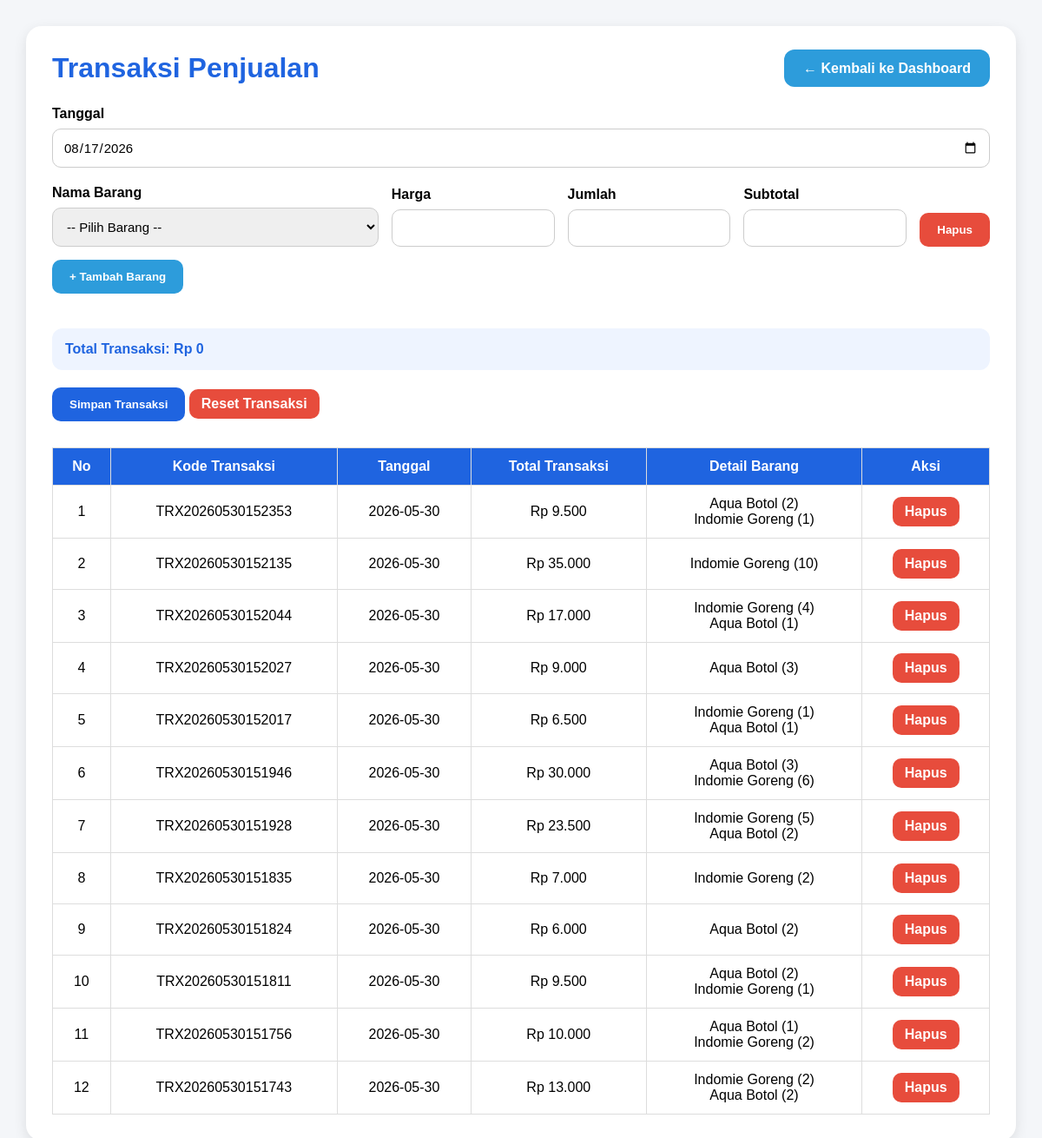
The page /transaksi-penjualan.php on the database its author committed.
### tables this page shows
CREATE TABLE `transaksi_penjualan_multi` (
  `id_transaksi` int(11) NOT NULL AUTO_INCREMENT PRIMARY KEY,
  `kode_transaksi` varchar(50) NOT NULL,
  `tanggal` date NOT NULL,
  `total_transaksi` int(11) NOT NULL
);

CREATE TABLE `item_transaksi` (
  `id_item` int(11) NOT NULL AUTO_INCREMENT PRIMARY KEY,
  `id_transaksi` int(11) NOT NULL,
  `id_barang` int(11) NOT NULL,
  `nama_barang` varchar(100) NOT NULL,
  `harga` int(11) NOT NULL,
  `jumlah` int(11) NOT NULL,
  `subtotal` int(11) NOT NULL
);

### transaksi-penjualan.php (the view, shortened to what this page needs)
<?php
include 'config/koneksi.php';
?>
<!DOCTYPE html>
<html lang="id">
<head>
</head>
<body>
<div class="container">
  <div class="header-top">
    <h1>Transaksi Penjualan</h1>
    <div class="top-action">
      <a href="dashboard.php">← Kembali ke Dashboard</a>
    </div>
  </div>
  <form method="POST" id="transaksiForm">
    <div class="form-group">
      <label>Tanggal</label>
      <input type="date" name="tanggal" value="<?= date('Y-m-d'); ?>" required>
    </div>
    <div id="itemContainer">
      <div class="item-row">
        <div>
          <label>Nama Barang</label>
          <select name="id_barang[]" class="barang" required>
            <option value="">-- Pilih Barang --</option>
          </select>
        </div>
        <div>
          <label>Harga</label>
          <input type="number" class="harga" readonly>
        </div>
        <div>
          <label>Jumlah</label>
          <input type="number" name="jumlah[]" class="jumlah" min="1" required>
        </div>
        <div>
          <label>Subtotal</label>
          <input type="number" class="subtotal" readonly>
        </div>
        <button type="button" class="btn btn-remove" onclick="hapusItem(this)">
          Hapus
        </button>
      </div>
    </div>
    <button type="button" class="btn btn-add" onclick="tambahItem()">
      + Tambah Barang
    </button>
    <div class="total-box">
      Total Transaksi: Rp <span id="totalTransaksi">0</span>
    </div>
    <button type="submit" name="simpan" class="btn btn-save">
      Simpan Transaksi
    </button>
    <a href="proses/reset-transaksi.php"
      class="btn btn-hapus"
      onclick="return confirm('Yakin ingin mereset semua transaksi? Barang terlaris juga akan ikut kosong.')">
      Reset Transaksi
    </a>
  </form>
  <table>
    <thead>
      <tr>
        <th>No</th>
        <th>Kode Transaksi</th>
        <th>Tanggal</th>
        <th>Total Transaksi</th>
        <th>Detail Barang</th>
        <th>Aksi</th>
      </tr>
    </thead>
    <tbody>
      <?php
      $no = 1;
      $transaksi = mysqli_query($koneksi, "SELECT * FROM transaksi_penjualan_multi ORDER BY id_transaksi DESC");
      while($t = mysqli_fetch_assoc($transaksi)){
      ?>
      <tr>
        <td><?= $no++; ?></td>
        <td><?= $t['kode_transaksi']; ?></td>
        <td><?= $t['tanggal']; ?></td>
        <td>Rp <?= number_format($t['total_transaksi'],0,',','.'); ?></td>
        <td>
          <?php
          $items = mysqli_query($koneksi, "SELECT * FROM item_transaksi WHERE id_transaksi='".$t['id_transaksi']."'");
          while($i = mysqli_fetch_assoc($items)){
            echo $i['nama_barang'] . " (" . $i['jumlah'] . ")<br>";
          }
          ?>
        </td>
        <td>
          <a href="transaksi-penjualan.php?hapus=<?= $t['id_transaksi']; ?>"
             class="btn btn-hapus"
             onclick="return confirm('Yakin ingin menghapus transaksi ini?')">
            Hapus
          </a>
        </td>
      </tr>
      <?php } ?>
    </tbody>
  </table>
</div>
</body>
</html>

### transaksi-penjualan.php (style rules this page uses)
* { margin:0; padding:0; box-sizing:border-box; font-family:Arial, Helvetica, sans-serif; }
body { background:#f4f6f9; padding:30px; }
.container { background:white; padding:30px; border-radius:18px; box-shadow:0 5px 15px rgba(0,0,0,0.1); }
.header-top { display:flex; justify-content:space-between; align-items:center; margin-bottom:25px; }
h1 { color:#1f64e0; }
.top-action a { text-decoration:none; background:#2d9cdb; color:white; padding:13px 22px; border-radius:12px; font-weight:bold; }
.form-group { margin-bottom:20px; }
label { display:block; font-weight:bold; margin-bottom:8px; }
input, select { width:100%; padding:12px; border:1px solid #ccc; border-radius:10px; font-size:15px; }
.item-row { display:grid; grid-template-columns:2fr 1fr 1fr 1fr auto; gap:15px; margin-bottom:15px; align-items:end; }
.btn { border:none; padding:12px 20px; border-radius:10px; color:white; cursor:pointer; text-decoration:none; display:inline-block; font-weight:bold; }
.btn-add { background:#2d9cdb; margin-bottom:20px; }
.btn-save { background:#1f64e0; }
.btn-remove { background:#e74c3c; }
.btn-hapus { background:#e74c3c; padding:8px 14px; }
.total-box { background:#eef4ff; color:#1f64e0; padding:15px; border-radius:12px; font-weight:bold; margin:20px 0; }
table { width:100%; border-collapse:collapse; margin-top:30px; }
th { background:#1f64e0; color:white; padding:12px; border:1px solid #ddd; }
td { padding:12px; border:1px solid #ddd; text-align:center; }

### rows shown on the page
transaksi_penjualan_multi: kode_transaksi "TRX20260530152353", tanggal "2026-05-30", total_transaksi "9.500"
item_transaksi: nama_barang "Aqua Botol", jumlah "2"
item_transaksi: nama_barang "Indomie Goreng", jumlah "1"
transaksi_penjualan_multi: kode_transaksi "TRX20260530152135", tanggal "2026-05-30", total_transaksi "35.000"
item_transaksi: nama_barang "Indomie Goreng", jumlah "10"
transaksi_penjualan_multi: kode_transaksi "TRX20260530152044", tanggal "2026-05-30", total_transaksi "17.000"
item_transaksi: nama_barang "Indomie Goreng", jumlah "4"
item_transaksi: nama_barang "Aqua Botol", jumlah "1"
transaksi_penjualan_multi: kode_transaksi "TRX20260530152027", tanggal "2026-05-30", total_transaksi "9.000"
item_transaksi: nama_barang "Aqua Botol", jumlah "3"
transaksi_penjualan_multi: kode_transaksi "TRX20260530152017", tanggal "2026-05-30", total_transaksi "6.500"
item_transaksi: nama_barang "Indomie Goreng", jumlah "1"
item_transaksi: nama_barang "Aqua Botol", jumlah "1"
transaksi_penjualan_multi: kode_transaksi "TRX20260530151946", tanggal "2026-05-30", total_transaksi "30.000"
item_transaksi: nama_barang "Aqua Botol", jumlah "3"
item_transaksi: nama_barang "Indomie Goreng", jumlah "6"
transaksi_penjualan_multi: kode_transaksi "TRX20260530151928", tanggal "2026-05-30", total_transaksi "23.500"
item_transaksi: nama_barang "Indomie Goreng", jumlah "5"
item_transaksi: nama_barang "Aqua Botol", jumlah "2"
transaksi_penjualan_multi: kode_transaksi "TRX20260530151835", tanggal "2026-05-30", total_transaksi "7.000"
item_transaksi: nama_barang "Indomie Goreng", jumlah "2"
transaksi_penjualan_multi: kode_transaksi "TRX20260530151824", tanggal "2026-05-30", total_transaksi "6.000"
item_transaksi: nama_barang "Aqua Botol", jumlah "2"
transaksi_penjualan_multi: kode_transaksi "TRX20260530151811", tanggal "2026-05-30", total_transaksi "9.500"
item_transaksi: nama_barang "Aqua Botol", jumlah "2"
item_transaksi: nama_barang "Indomie Goreng", jumlah "1"
transaksi_penjualan_multi: kode_transaksi "TRX20260530151756", tanggal "2026-05-30", total_transaksi "10.000"
item_transaksi: nama_barang "Aqua Botol", jumlah "1"
item_transaksi: nama_barang "Indomie Goreng", jumlah "2"
transaksi_penjualan_multi: kode_transaksi "TRX20260530151743", tanggal "2026-05-30", total_transaksi "13.000"
item_transaksi: nama_barang "Indomie Goreng", jumlah "2"
item_transaksi: nama_barang "Aqua Botol", jumlah "2"
